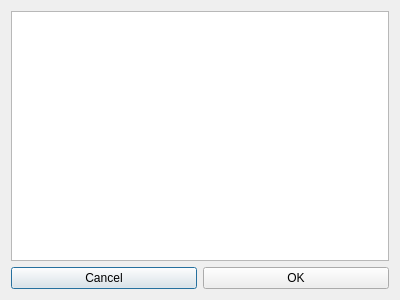
<?xml version="1.0" encoding="UTF-8"?>
<ui version="4.0">
 <class>CustomDialog</class>
 <widget class="QDialog" name="CustomDialog">
  <property name="geometry">
   <rect>
    <x>0</x>
    <y>0</y>
    <width>400</width>
    <height>300</height>
   </rect>
  </property>
  <property name="windowTitle">
   <string>Dialog</string>
  </property>
  <layout class="QVBoxLayout" name="verticalLayout">
   <item>
    <widget class="QTextEdit" name="textEdit"/>
   </item>
   <item>
    <layout class="QHBoxLayout" name="horizontalLayout">
     <item>
      <widget class="QPushButton" name="CancelButton">
       <property name="text">
        <string>Cancel</string>
       </property>
      </widget>
     </item>
     <item>
      <widget class="QPushButton" name="OkButton">
       <property name="text">
        <string>OK</string>
       </property>
      </widget>
     </item>
    </layout>
   </item>
  </layout>
 </widget>
 <resources/>
 <connections/>
</ui>
